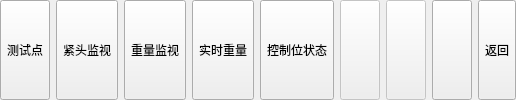
              <widget class="QWidget" name="cp5">
               <layout class="QHBoxLayout" name="horizontalLayout_52">
                <property name="margin">
                 <number>0</number>
                </property>
                <item>
                 <widget class="QToolButton" name="pb_csd">
                  <property name="enabled">
                   <bool>true</bool>
                  </property>
                  <property name="sizePolicy">
                   <sizepolicy hsizetype="Preferred" vsizetype="Preferred">
                    <horstretch>0</horstretch>
                    <verstretch>0</verstretch>
                   </sizepolicy>
                  </property>
                  <property name="text">
                   <string>测试点</string>
                  </property>
                  <property name="checkable">
                   <bool>true</bool>
                  </property>
                  <attribute name="buttonGroup">
                   <string>buttonGroup3</string>
                  </attribute>
                 </widget>
                </item>
                <item>
                 <widget class="QToolButton" name="pb_cs_2">
                  <property name="enabled">
                   <bool>true</bool>
                  </property>
                  <property name="sizePolicy">
                   <sizepolicy hsizetype="Preferred" vsizetype="Preferred">
                    <horstretch>0</horstretch>
                    <verstretch>0</verstretch>
                   </sizepolicy>
                  </property>
                  <property name="text">
                   <string>紧头监视</string>
                  </property>
                  <property name="checkable">
                   <bool>true</bool>
                  </property>
                  <attribute name="buttonGroup">
                   <string>buttonGroup3</string>
                  </attribute>
                 </widget>
                </item>
                <item>
                 <widget class="QToolButton" name="toolButton_19">
                  <property name="enabled">
                   <bool>true</bool>
                  </property>
                  <property name="sizePolicy">
                   <sizepolicy hsizetype="Preferred" vsizetype="Preferred">
                    <horstretch>0</horstretch>
                    <verstretch>0</verstretch>
                   </sizepolicy>
                  </property>
                  <property name="text">
                   <string>重量监视</string>
                  </property>
                  <property name="checkable">
                   <bool>true</bool>
                  </property>
                  <attribute name="buttonGroup">
                   <string>buttonGroup3</string>
                  </attribute>
                 </widget>
                </item>
                <item>
                 <widget class="QToolButton" name="pb_js_2">
                  <property name="enabled">
                   <bool>true</bool>
                  </property>
                  <property name="sizePolicy">
                   <sizepolicy hsizetype="Preferred" vsizetype="Preferred">
                    <horstretch>0</horstretch>
                    <verstretch>0</verstretch>
                   </sizepolicy>
                  </property>
                  <property name="text">
                   <string>实时重量</string>
                  </property>
                  <property name="checkable">
                   <bool>true</bool>
                  </property>
                  <attribute name="buttonGroup">
                   <string>buttonGroup3</string>
                  </attribute>
                 </widget>
                </item>
                <item>
                 <widget class="QToolButton" name="toolButton_26">
                  <property name="enabled">
                   <bool>true</bool>
                  </property>
                  <property name="sizePolicy">
                   <sizepolicy hsizetype="Preferred" vsizetype="Preferred">
                    <horstretch>0</horstretch>
                    <verstretch>0</verstretch>
                   </sizepolicy>
                  </property>
                  <property name="text">
                   <string>控制位状态</string>
                  </property>
                  <property name="checkable">
                   <bool>true</bool>
                  </property>
                  <attribute name="buttonGroup">
                   <string>buttonGroup3</string>
                  </attribute>
                 </widget>
                </item>
                <item>
                 <widget class="QToolButton" name="toolButton_28">
                  <property name="enabled">
                   <bool>false</bool>
                  </property>
                  <property name="sizePolicy">
                   <sizepolicy hsizetype="Preferred" vsizetype="Preferred">
                    <horstretch>0</horstretch>
                    <verstretch>0</verstretch>
                   </sizepolicy>
                  </property>
                  <property name="text">
                   <string/>
                  </property>
                  <property name="iconSize">
                   <size>
                    <width>32</width>
                    <height>32</height>
                   </size>
                  </property>
                  <property name="checkable">
                   <bool>false</bool>
                  </property>
                  <property name="checked">
                   <bool>false</bool>
                  </property>
                  <property name="toolButtonStyle">
                   <enum>Qt::ToolButtonTextUnderIcon</enum>
                  </property>
                 </widget>
                </item>
                <item>
                 <widget class="QToolButton" name="backButton3_3">
                  <property name="enabled">
                   <bool>false</bool>
                  </property>
                  <property name="sizePolicy">
                   <sizepolicy hsizetype="Preferred" vsizetype="Preferred">
                    <horstretch>0</horstretch>
                    <verstretch>0</verstretch>
                   </sizepolicy>
                  </property>
                  <property name="text">
                   <string/>
                  </property>
                  <property name="iconSize">
                   <size>
                    <width>32</width>
                    <height>32</height>
                   </size>
                  </property>
                 </widget>
                </item>
                <item>
                 <widget class="QToolButton" name="backButton6">
                  <property name="enabled">
                   <bool>true</bool>
                  </property>
                  <property name="sizePolicy">
                   <sizepolicy hsizetype="Preferred" vsizetype="Preferred">
                    <horstretch>0</horstretch>
                    <verstretch>0</verstretch>
                   </sizepolicy>
                  </property>
                  <property name="text">
                   <string/>
                  </property>
                  <property name="icon">
                   <iconset resource="source.qrc">
                    <normaloff>:/sources/undo.png</normaloff>:/sources/undo.png</iconset>
                  </property>
                  <property name="iconSize">
                   <size>
                    <width>32</width>
                    <height>32</height>
                   </size>
                  </property>
                  <property name="toolButtonStyle">
                   <enum>Qt::ToolButtonTextUnderIcon</enum>
                  </property>
                 </widget>
                </item>
                <item>
                 <widget class="QToolButton" name="backButton5">
                  <property name="enabled">
                   <bool>true</bool>
                  </property>
                  <property name="sizePolicy">
                   <sizepolicy hsizetype="Preferred" vsizetype="Preferred">
                    <horstretch>0</horstretch>
                    <verstretch>0</verstretch>
                   </sizepolicy>
                  </property>
                  <property name="text">
                   <string>返回</string>
                  </property>
                  <property name="icon">
                   <iconset resource="source.qrc">
                    <normaloff>:/sources/back.png</normaloff>:/sources/back.png</iconset>
                  </property>
                  <property name="iconSize">
                   <size>
                    <width>32</width>
                    <height>32</height>
                   </size>
                  </property>
                  <property name="autoExclusive">
                   <bool>false</bool>
                  </property>
                  <property name="toolButtonStyle">
                   <enum>Qt::ToolButtonTextUnderIcon</enum>
                  </property>
                 </widget>
                </item>
               </layout>
              </widget>
